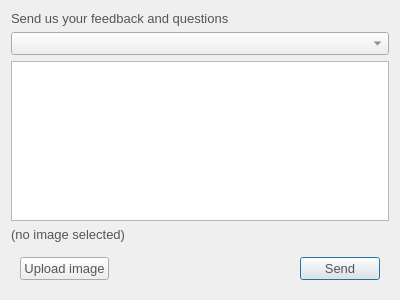
<?xml version="1.0" encoding="UTF-8"?>
<ui version="4.0">
 <class>FeedbackDialog</class>
 <widget class="QDialog" name="FeedbackDialog">
  <property name="geometry">
   <rect>
    <x>0</x>
    <y>0</y>
    <width>400</width>
    <height>300</height>
   </rect>
  </property>
  <property name="windowTitle">
   <string>Send Feedback</string>
  </property>
  <property name="styleSheet">
   <string notr="true">color:rgb(85, 85, 85);font-size:13px;</string>
  </property>
  <layout class="QVBoxLayout" name="verticalLayout">
   <item>
    <widget class="QLabel" name="label">
     <property name="text">
      <string>Send us your feedback and questions</string>
     </property>
    </widget>
   </item>
   <item>
    <widget class="QComboBox" name="topic">
     <property name="currentText">
      <string/>
     </property>
    </widget>
   </item>
   <item>
    <widget class="QTextEdit" name="content"/>
   </item>
   <item>
    <widget class="QLabel" name="selectedImageFilename">
     <property name="text">
      <string>(no image selected)</string>
     </property>
    </widget>
   </item>
   <item>
    <widget class="QWidget" name="widget" native="true">
     <layout class="QHBoxLayout" name="horizontalLayout">
      <item>
       <widget class="QPushButton" name="uploadImageButton">
        <property name="text">
         <string>Upload image</string>
        </property>
        <property name="autoDefault">
         <bool>false</bool>
        </property>
       </widget>
      </item>
      <item>
       <spacer name="horizontalSpacer">
        <property name="orientation">
         <enum>Qt::Horizontal</enum>
        </property>
        <property name="sizeHint" stdset="0">
         <size>
          <width>152</width>
          <height>20</height>
         </size>
        </property>
       </spacer>
      </item>
      <item>
       <widget class="QPushButton" name="sendButton">
        <property name="text">
         <string>Send</string>
        </property>
        <property name="default">
         <bool>true</bool>
        </property>
       </widget>
      </item>
     </layout>
    </widget>
   </item>
  </layout>
 </widget>
 <resources/>
 <connections/>
</ui>
